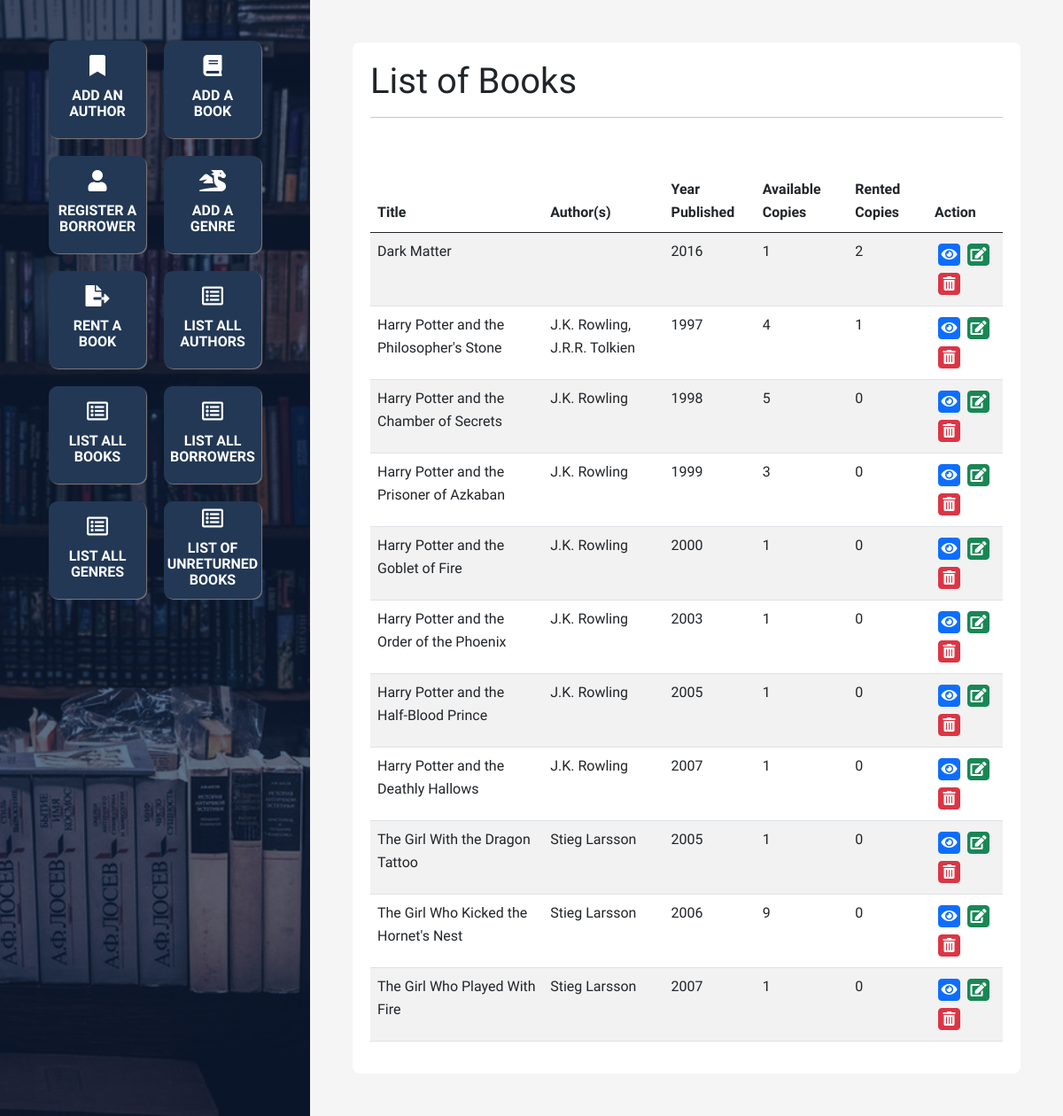
Page /list/books.php on the earlier database version.
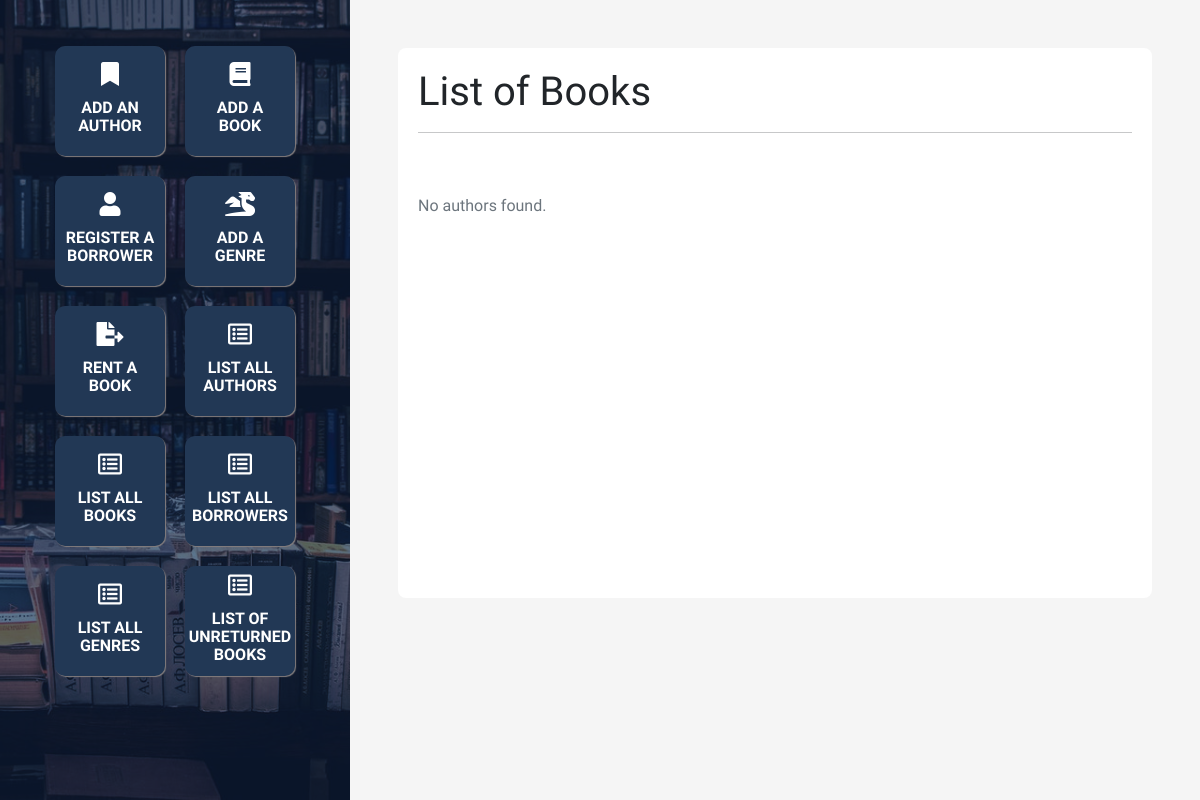
Same page on the later database version.
### tables this page shows
create table BOOK(
    id int unsigned not null auto_increment,
    title varchar(100) not null,
    pubYear smallint unsigned,
    amount tinyint unsigned default 0,
    primary key (id)
);

### list/books.php (the view, shortened to what this page needs)
<?php
    include '../config.php';
    include '../head.php';
    include '../footer.php';
    $head = new Head();
    $head->setTitle('Authors');
    $head->addStyle('../css/styles.css');
    $head->drawHead();
    $head->drawMenu();
?>
<div class="right p-5">
    <main>
        <h1>List of Books</h1>
        <hr>
        <?php
            $sql = 'select BOOK.id,
                           BOOK.title,
                           group_concat(concat(AUTHOR.fName," ",AUTHOR.lName)) as authorNames,
                           BOOK.pubYear,
                           BOOK.amount
                    from BOOK
                    left join WRITES
                        on BOOK.id = WRITES.bookID
                    left join AUTHOR
                        on WRITES.authorID = AUTHOR.id
                    group by BOOK.id';
            $result = $conn->query($sql);
            if (!$result)
            {
                echo '<div class="bg-danger text-white p-3">Connection error!</div>';
                exit;
            }
            else if ($result->num_rows > 0)
            {
                echo '<table class="table table-striped">';
                echo '<thead>';
                echo '<tr>';
                echo '<th scope="col">Title</th>';
                echo '<th scope="col">Author(s)</th>';
                echo '<th scope="col">Year Published</th>';
                echo '<th scope="col">Available Copies</th>';
                echo '<th scope="col">Rented Copies</th>';
                echo '<th scope="col">Action</th>';
                echo '</tr>';
                echo '</thead>';
                echo '<tbody>';
                while($row = $result->fetch_assoc()) {
                    $amtBookRentedSql = "select count(*) as amount from RENTAL where bookID = '$row[id]'";
                    $amtBookRentedResult = $conn->query($amtBookRentedSql);
                    $amtRented =  $amtBookRentedResult->fetch_assoc()['amount'];
                    $authorSql = "select fName, lName
                                  from AUTHOR
                                  join WRITES
                                  where AUTHOR.id = WRITES.authorID and
                                        WRITES.bookID = '$row[id]'";
                    $authorResult = $conn->query($authorSql);
                    $authors = [];
                    while ($authorRow = $authorResult->fetch_assoc()) {
                        array_push($authors, $authorRow['fName'].' '.$authorRow['lName']);
                    }
                    $authors = implode(', ', $authors);
                    echo '<tr>';
                    echo '<td class="col">'.$row['title'].'</td>';
                    echo '<td class="col">'.$authors.'</td>';
                    echo '<td class="col">'.$row['pubYear'].'</td>';
                    echo '<td class="col">'.$row['amount'].'</td>';
                    echo '<td class="col">'.$amtRented.'</td>';
                    echo '<td class="col">';
                    echo '<a title="Update" class="mx-1 my-1 p-1 btn btn-primary" href="../view/book.php?id='.$row['id'].'"><i class="fas fa-eye"></i>';
                    echo '<a title="Edit" class="mx-1 my-1 p-1 btn btn-success" href="../edit/book.php?id='.$row['id'].'"><i class="fas fa-edit"></i></a>';
                    echo '<a title="Delete" class="mx-1 my-1 p-1 btn btn-danger" href="../delete/book.php?id='.$row['id'].'"><i class="fas fa-trash-alt"></i></a>';
                    echo '</td>';
                    echo '</tr>';
                }
                echo '</tbody>';
                echo '</table>';
            }
            else
            {
                echo '<div class="text-muted">No authors found.</div>';
            }
        ?>
    </main>
</div>
<?php
    $footer = new Footer();
    $footer->addScript('../js/site.js');
    $footer->drawFooter();
?>

### head.php (shortened to what this page needs)
<?php
    class Head {
        public $title = '';
        public $styles = [];
        function setTitle($pTitle) {
            $this->title = $pTitle;
        }
        function addStyle($pStyle) {
            array_push($this->styles, $pStyle);
        }
        function drawHead() {
            echo
            '
            <!DOCTYPE html>
                <html lang="en">
                <head>
                    <meta charset="UTF-8">
                    <meta http-equiv="X-UA-Compatible" content="IE=edge">
                    <meta name="viewport" content="width=device-width, initial-scale=1.0">
                    <link href="https://cdn.jsdelivr.net/npm/bootstrap@5.0.2/dist/css/bootstrap.min.css" rel="stylesheet">
                    <script src="https://cdnjs.cloudflare.com/ajax/libs/moment.js/2.29.1/moment.min.js"></script>
                    <link rel="stylesheet" href="https://cdnjs.cloudflare.com/ajax/libs/font-awesome/6.0.0-beta2/css/fontawesome.min.css">
                    <link rel="stylesheet" href="https://use.fontawesome.com/releases/v5.15.4/css/all.css">
                    <link rel="preconnect" href="https://fonts.googleapis.com">
                    <link rel="preconnect" href="https://fonts.gstatic.com" crossorigin>
                    <link href="https://fonts.googleapis.com/css2?family=Roboto:wght@300;400&family=Source+Sans+Pro:wght@300;700&display=swap" rel="stylesheet">
            ';
            foreach ($this->styles as $item) {
                echo '<link rel="stylesheet" href="'.$item.'">';
            }
            echo
                '<title>'.$this->title.'</title>
                </head>';
        }
        function drawMenu() {
            echo
            '
                <body>
                    <div class="body-wrapper d-flex">
                        <div class="left menu p-3">
                                <ul>
                                    <li>
                                        <a href="../create/author.php">
                                            <i class="fas fa-bookmark"></i>
                                            <div>Add an author</div>
                                        </a>
                                    </li>
                                    <li>
                                        <a href="../create/book.php">
                                            <i class="fas fa-book"></i>
                                            <div>Add a book</div>
                                        </a>
                                    </li>
                                    <li>
                                        <a href="../create/borrower.php">
                                            <i class="fas fa-user"></i>
                                            <div>Register a borrower</div>
                                        </a>
                                    </li>
                                    <li>
                                        <a href="../create/genre.php">
                                            <i class="fas fa-dragon"></i>
                                            <div>Add a Genre</div>
                                        </a>
                                    </li>
                                    <li>
                                        <a href="../create/rental.php">
                                            <i class="fas fa-file-export"></i>
                                            <div>Rent a book</div>
                                        </a>
                                    </li>
                                    <li>
                                        <a href="../list/authors.php">
                                            <i class="far fa-list-alt"></i>
                                            <div>List all authors</div>
                                        </a>
                                    </li>
                                    <li>
                                        <a href="../list/books.php">
                                            <i class="far fa-list-alt"></i>
                                            <div>List all books</div>
                                        </a>
                                    </li>
                                    <li>
                                        <a href="../list/borrowers.php">
                                            <i class="far fa-list-alt"></i>
                                            <div>List all borrowers</div>
                                        </a>
                                    </li>
                                    <li>
                                        <a href="../list/genres.php">
                                            <i class="far fa-list-alt"></i>
                                            <div>List all genres</div>
                                        </a>
                                    </li>
                                    <li>
                                        <a href="../list/rental.php">
                                            <i class="far fa-list-alt"></i>
                                            <div>List of unreturned books</div>
                                        </a>
                                    </li>
                                </ul>
                        </div>
            ';
        }
    }
?>

### footer.php (shortened to what this page needs)
<?php
    class Footer {
        function drawFooter() {
            echo
            '
                </div>
                <script src="https://code.jquery.com/jquery-3.6.0.min.js"></script>
                <script src="https://cdnjs.cloudflare.com/ajax/libs/popper.js/1.12.9/umd/popper.min.js"></script>
                <script src="https://maxcdn.bootstrapcdn.com/bootstrap/4.0.0/js/bootstrap.min.js"></script>
            ';
            echo
            '   </body>
                </html>';
        }
    }
?>

### css/styles.css (style rules this page uses)
body { font-family: 'Source Sans Pro', sans-serif; line-height:1.65rem; }
a { text-decoration: none; }
hr { margin-bottom: 60px; }
.body-wrapper { min-height: 650px; background-color: whitesmoke; }
.left { width:350px; flex-shrink:0; background-color: #223855; background-image: url('../assets/background.jpg'); background-position: center; background-repeat: no-repeat; background-size: cover; background-blend-mode: soft-light; position: fixed; height: 100%; overflow-y: auto; z-index:2; }
.right { width:100%; flex-shrink:1; margin-left: 350px; min-height:100vh; }
.menu ul { list-style-type: none; padding:0; margin: 20px 0; display: flex; flex-direction: row; flex-wrap: wrap; justify-content: center; }
.menu ul li a { background-color: #223855; display: flex; text-align: center; margin: 10px; width: 110px; height: 110px; justify-content: center; flex-direction: column; align-items: center; box-shadow: 1px 1px 1px #847e7e; padding:10px; line-height: 18px; color: white; text-transform: uppercase; font-weight: 700; border-radius: 10px; }
.menu ul li a i { display: block; width: 100%; font-size:1.5rem; padding-bottom: 8px; }
.menu ul li a div { display: flex; justify-content: center; align-items: center; padding:5px 0; }
main { width: 100%; background: white; min-height: 550px; border-radius: 8px; padding: 20px; }
table i { height: 15px; width: 15px; display: flex !important; justify-content: center; align-items: center; }

Differences in the rows shown:
removed book: title "Dark Matter", pubYear "2016", amount "1", amtRented "2"
removed book: title "Harry Potter and the Philosopher's Stone", authors "J.K. Rowling, J.R.R. Tolkien", pubYear "1997", amount "4", amtRented "1"
removed book: title "Harry Potter and the Chamber of Secrets", authors "J.K. Rowling", pubYear "1998", amount "5", amtRented "0"
removed book: title "Harry Potter and the Prisoner of Azkaban", authors "J.K. Rowling", pubYear "1999", amount "3", amtRented "0"
removed book: title "Harry Potter and the Goblet of Fire", authors "J.K. Rowling", pubYear "2000", amount "1", amtRented "0"
removed book: title "Harry Potter and the Order of the Phoenix", authors "J.K. Rowling", pubYear "2003", amount "1", amtRented "0"
removed book: title "Harry Potter and the Half-Blood Prince", authors "J.K. Rowling", pubYear "2005", amount "1", amtRented "0"
removed book: title "Harry Potter and the Deathly Hallows", authors "J.K. Rowling", pubYear "2007", amount "1", amtRented "0"
removed book: title "The Girl With the Dragon Tattoo", authors "Stieg Larsson", pubYear "2005", amount "1", amtRented "0"
removed book: title "The Girl Who Kicked the Hornet's Nest", authors "Stieg Larsson", pubYear "2006", amount "9", amtRented "0"
removed book: title "The Girl Who Played With Fire", authors "Stieg Larsson", pubYear "2007", amount "1", amtRented "0"
Other differences:
text no longer shown: "Title Author(s) Year Published Available Copies Rented Copies Action"
text now shown: "No authors found."
